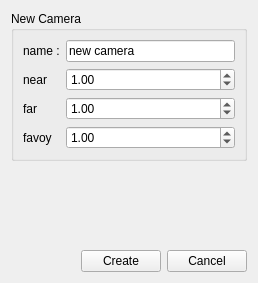
<?xml version="1.0" encoding="UTF-8"?>
<ui version="4.0">
 <class>FGECreateCameraPropertiesForm</class>
 <widget class="QWidget" name="FGECreateCameraPropertiesForm">
  <property name="geometry">
   <rect>
    <x>0</x>
    <y>0</y>
    <width>258</width>
    <height>283</height>
   </rect>
  </property>
  <property name="windowTitle">
   <string>Form</string>
  </property>
  <layout class="QGridLayout" name="gridLayout_2">
   <item row="2" column="1">
    <widget class="QPushButton" name="create_pushButton">
     <property name="text">
      <string>Create</string>
     </property>
    </widget>
   </item>
   <item row="2" column="0">
    <spacer name="horizontalSpacer">
     <property name="orientation">
      <enum>Qt::Horizontal</enum>
     </property>
     <property name="sizeHint" stdset="0">
      <size>
       <width>55</width>
       <height>20</height>
      </size>
     </property>
    </spacer>
   </item>
   <item row="0" column="0" colspan="3">
    <widget class="QGroupBox" name="groupBox_2">
     <property name="title">
      <string>New Camera</string>
     </property>
     <layout class="QGridLayout" name="gridLayout">
      <item row="0" column="0">
       <widget class="QLabel" name="label_7">
        <property name="maximumSize">
         <size>
          <width>160</width>
          <height>16777215</height>
         </size>
        </property>
        <property name="text">
         <string>name :</string>
        </property>
       </widget>
      </item>
      <item row="0" column="1">
       <widget class="QLineEdit" name="name_object_lineEdit">
        <property name="text">
         <string>new camera</string>
        </property>
       </widget>
      </item>
      <item row="1" column="0">
       <widget class="QLabel" name="label">
        <property name="text">
         <string>near</string>
        </property>
       </widget>
      </item>
      <item row="1" column="1">
       <widget class="QDoubleSpinBox" name="doubleSpinBox_near">
        <property name="maximum">
         <double>999999.989999999990687</double>
        </property>
        <property name="value">
         <double>1.000000000000000</double>
        </property>
       </widget>
      </item>
      <item row="2" column="0">
       <widget class="QLabel" name="label_2">
        <property name="text">
         <string>far</string>
        </property>
       </widget>
      </item>
      <item row="2" column="1">
       <widget class="QDoubleSpinBox" name="doubleSpinBox_far">
        <property name="maximum">
         <double>999999.989999999990687</double>
        </property>
        <property name="value">
         <double>1.000000000000000</double>
        </property>
       </widget>
      </item>
      <item row="3" column="0">
       <widget class="QLabel" name="label_5">
        <property name="text">
         <string>favoy</string>
        </property>
       </widget>
      </item>
      <item row="3" column="1">
       <widget class="QDoubleSpinBox" name="doubleSpinBox_favoy">
        <property name="maximum">
         <double>999999.989999999990687</double>
        </property>
        <property name="value">
         <double>1.000000000000000</double>
        </property>
       </widget>
      </item>
     </layout>
    </widget>
   </item>
   <item row="2" column="2">
    <widget class="QPushButton" name="cancel_pushButton">
     <property name="text">
      <string>Cancel</string>
     </property>
    </widget>
   </item>
   <item row="1" column="1">
    <spacer name="verticalSpacer">
     <property name="orientation">
      <enum>Qt::Vertical</enum>
     </property>
     <property name="sizeHint" stdset="0">
      <size>
       <width>20</width>
       <height>40</height>
      </size>
     </property>
    </spacer>
   </item>
  </layout>
 </widget>
 <resources/>
 <connections/>
</ui>
